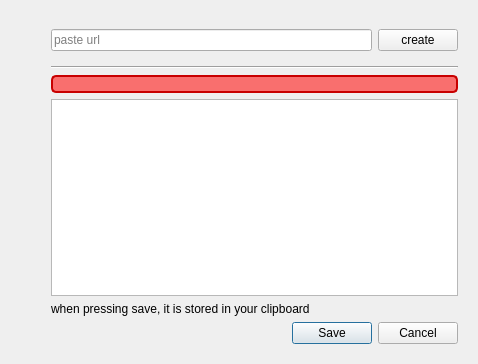
<?xml version="1.0" encoding="UTF-8"?>
<ui version="4.0">
 <class>Dialog</class>
 <widget class="QDialog" name="Dialog">
  <property name="geometry">
   <rect>
    <x>0</x>
    <y>0</y>
    <width>478</width>
    <height>364</height>
   </rect>
  </property>
  <property name="sizePolicy">
   <sizepolicy hsizetype="Preferred" vsizetype="Preferred">
    <horstretch>0</horstretch>
    <verstretch>0</verstretch>
   </sizepolicy>
  </property>
  <property name="windowTitle">
   <string>Markdown</string>
  </property>
  <property name="autoFillBackground">
   <bool>false</bool>
  </property>
  <layout class="QHBoxLayout" name="horizontalLayout_2">
   <item>
    <widget class="QWidget" name="widget_2" native="true">
     <layout class="QVBoxLayout" name="verticalLayout_2">
      <item>
       <widget class="QLabel" name="label_2">
        <property name="maximumSize">
         <size>
          <width>100</width>
          <height>100</height>
         </size>
        </property>
        <property name="text">
         <string/>
        </property>
        <property name="pixmap">
         <pixmap resource="resources.qrc">:/logos/website</pixmap>
        </property>
        <property name="scaledContents">
         <bool>true</bool>
        </property>
        <property name="alignment">
         <set>Qt::AlignLeading|Qt::AlignLeft|Qt::AlignTop</set>
        </property>
       </widget>
      </item>
      <item>
       <widget class="QLabel" name="label_3">
        <property name="maximumSize">
         <size>
          <width>100</width>
          <height>100</height>
         </size>
        </property>
        <property name="text">
         <string/>
        </property>
        <property name="pixmap">
         <pixmap resource="resources.qrc">:/icon/img/arrow.png</pixmap>
        </property>
        <property name="scaledContents">
         <bool>true</bool>
        </property>
       </widget>
      </item>
      <item>
       <widget class="QLabel" name="icon">
        <property name="sizePolicy">
         <sizepolicy hsizetype="Preferred" vsizetype="Preferred">
          <horstretch>0</horstretch>
          <verstretch>0</verstretch>
         </sizepolicy>
        </property>
        <property name="maximumSize">
         <size>
          <width>100</width>
          <height>100</height>
         </size>
        </property>
        <property name="text">
         <string/>
        </property>
        <property name="pixmap">
         <pixmap resource="resources.qrc">:/icon/markdown.png</pixmap>
        </property>
        <property name="scaledContents">
         <bool>true</bool>
        </property>
        <property name="alignment">
         <set>Qt::AlignLeading|Qt::AlignLeft|Qt::AlignTop</set>
        </property>
       </widget>
      </item>
     </layout>
    </widget>
   </item>
   <item>
    <widget class="QFrame" name="frame">
     <property name="frameShape">
      <enum>QFrame::NoFrame</enum>
     </property>
     <property name="frameShadow">
      <enum>QFrame::Raised</enum>
     </property>
     <layout class="QVBoxLayout" name="verticalLayout">
      <item>
       <widget class="QWidget" name="widget" native="true">
        <layout class="QHBoxLayout" name="horizontalLayout">
         <property name="leftMargin">
          <number>0</number>
         </property>
         <property name="rightMargin">
          <number>0</number>
         </property>
         <item>
          <widget class="QLineEdit" name="text_input">
           <property name="placeholderText">
            <string>paste url</string>
           </property>
          </widget>
         </item>
         <item>
          <widget class="QPushButton" name="create_button">
           <property name="enabled">
            <bool>true</bool>
           </property>
           <property name="text">
            <string>create</string>
           </property>
           <property name="autoDefault">
            <bool>false</bool>
           </property>
          </widget>
         </item>
        </layout>
       </widget>
      </item>
      <item>
       <widget class="Line" name="line">
        <property name="orientation">
         <enum>Qt::Horizontal</enum>
        </property>
       </widget>
      </item>
      <item>
       <widget class="QLabel" name="error_label">
        <property name="enabled">
         <bool>true</bool>
        </property>
        <property name="styleSheet">
         <string notr="true">border: 2px solid rgba(200,0,0,1);
border-radius: 5px;
background: rgba(255, 38, 36, 162);
color: white;</string>
        </property>
        <property name="text">
         <string/>
        </property>
       </widget>
      </item>
      <item>
       <widget class="QTextBrowser" name="text_ouput"/>
      </item>
      <item>
       <widget class="QLabel" name="label">
        <property name="text">
         <string>when pressing save, it is stored in your clipboard</string>
        </property>
       </widget>
      </item>
      <item>
       <widget class="QDialogButtonBox" name="buttonBox">
        <property name="standardButtons">
         <set>QDialogButtonBox::Cancel|QDialogButtonBox::Save</set>
        </property>
       </widget>
      </item>
     </layout>
    </widget>
   </item>
  </layout>
 </widget>
 <resources>
  <include location="resources.qrc"/>
 </resources>
 <connections/>
</ui>
